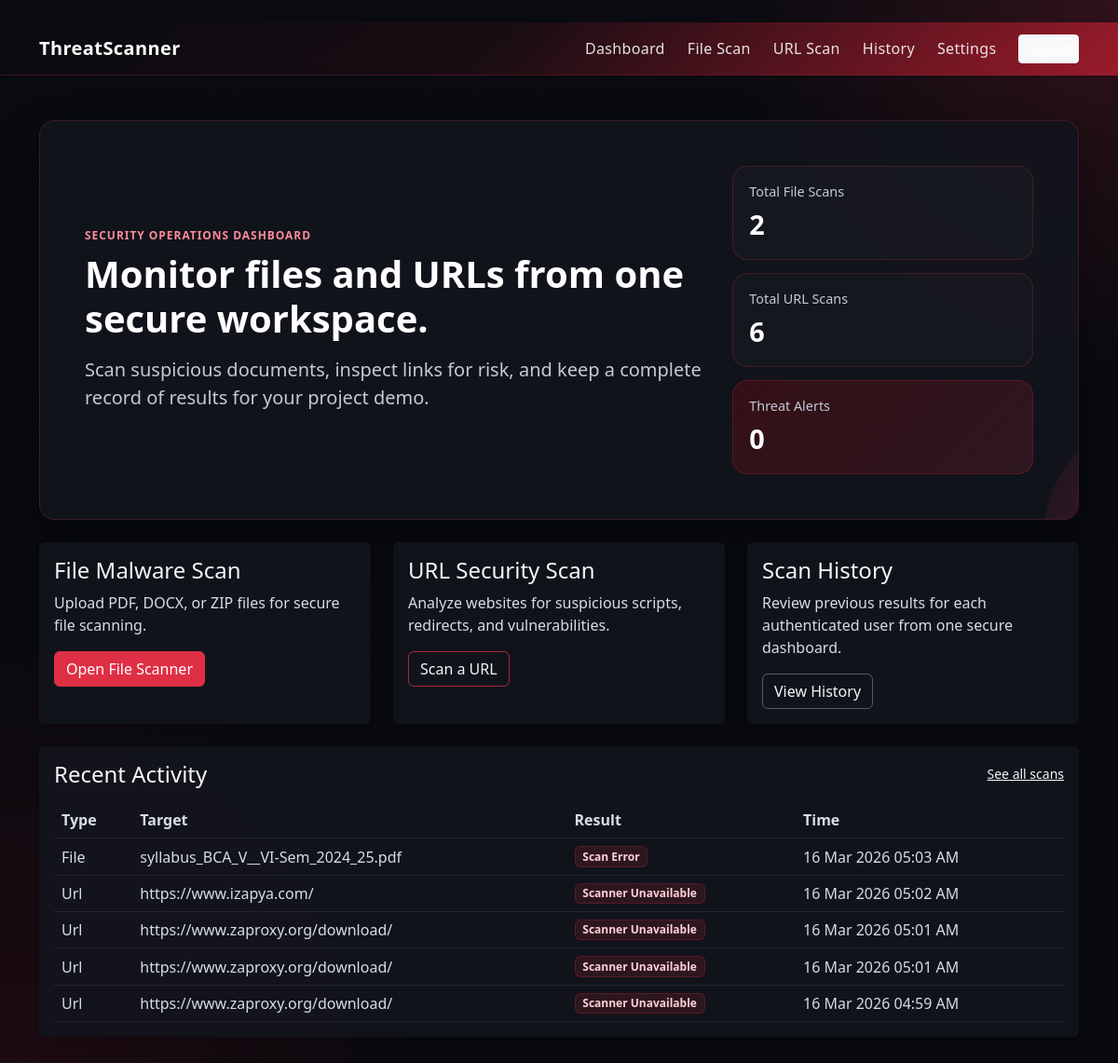
The page /dashboard (signed in) on the database its author committed.
### models.py (models this page shows)
class ScanHistory(db.Model):
    id = db.Column(db.Integer, primary_key=True)
    user_id = db.Column(db.Integer, db.ForeignKey("user.id"), nullable=False)
    scan_type = db.Column(db.String(20), nullable=False)
    target = db.Column(db.String(500), nullable=False)
    result = db.Column(db.String(100), nullable=False)
    details = db.Column(db.Text, nullable=True)
    created_at = db.Column(db.DateTime, default=datetime.utcnow, nullable=False)

### app.py (the view)
    @app.route("/dashboard")
    @login_required
    def dashboard():
        recent_scans = (
            ScanHistory.query.filter_by(user_id=current_user.id)
            .order_by(ScanHistory.created_at.desc())
            .limit(5)
            .all()
        )
        counts = {
            "file_scans": ScanHistory.query.filter_by(user_id=current_user.id, scan_type="file").count(),
            "url_scans": ScanHistory.query.filter_by(user_id=current_user.id, scan_type="url").count(),
            "threats": ScanHistory.query.filter(
                ScanHistory.user_id == current_user.id,
                ScanHistory.result.in_(["Malware Detected", "High Risk", "Medium Risk"]),
            ).count(),
        }
        return render_template("dashboard.html", recent_scans=recent_scans, counts=counts)

### templates/dashboard.html (shortened to what this page needs)
﻿{% extends "base.html" %}
{% block content %}
<section class="hero-panel rounded-4 p-4 p-lg-5 mb-4">
    <div class="row align-items-center g-4">
        <div class="col-lg-8">
            <p class="eyebrow mb-2">Security Operations Dashboard</p>
            <h1 class="display-6 fw-semibold mb-3">Monitor files and URLs from one secure workspace.</h1>
            <p class="lead text-secondary mb-0">Scan suspicious documents, inspect links for risk, and keep a complete record of results for your project demo.</p>
        </div>
        <div class="col-lg-4">
            <div class="stats-grid">
                <div class="metric-card">
                    <span>Total File Scans</span>
                    <strong>{{ counts.file_scans }}</strong>
                </div>
                <div class="metric-card">
                    <span>Total URL Scans</span>
                    <strong>{{ counts.url_scans }}</strong>
                </div>
                <div class="metric-card accent">
                    <span>Threat Alerts</span>
                    <strong>{{ counts.threats }}</strong>
                </div>
            </div>
        </div>
    </div>
</section>
<div class="row g-4">
    <div class="col-lg-4">
        <div class="card h-100 border-0 shadow-sm">
            <div class="card-body">
                <h2 class="h4">File Malware Scan</h2>
                <p class="text-secondary">Upload PDF, DOCX, or ZIP files for secure file scanning.</p>
                <a href="{{ url_for('upload_file') }}" class="btn btn-primary">Open File Scanner</a>
            </div>
        </div>
    </div>
    <div class="col-lg-4">
        <div class="card h-100 border-0 shadow-sm">
            <div class="card-body">
                <h2 class="h4">URL Security Scan</h2>
                <p class="text-secondary">Analyze websites for suspicious scripts, redirects, and vulnerabilities.</p>
                <a href="{{ url_for('scan_url') }}" class="btn btn-outline-primary">Scan a URL</a>
            </div>
        </div>
    </div>
    <div class="col-lg-4">
        <div class="card h-100 border-0 shadow-sm">
            <div class="card-body">
                <h2 class="h4">Scan History</h2>
                <p class="text-secondary">Review previous results for each authenticated user from one secure dashboard.</p>
                <a href="{{ url_for('history') }}" class="btn btn-outline-dark">View History</a>
            </div>
        </div>
    </div>
</div>
<section class="mt-4">
    <div class="card border-0 shadow-sm">
        <div class="card-body">
            <div class="d-flex justify-content-between align-items-center mb-3">
                <h2 class="h4 mb-0">Recent Activity</h2>
                <a href="{{ url_for('history') }}" class="small">See all scans</a>
            </div>
            {% if recent_scans %}
            <div class="table-responsive">
                <table class="table align-middle mb-0">
                    <thead>
                        <tr>
                            <th>Type</th>
                            <th>Target</th>
                            <th>Result</th>
                            <th>Time</th>
                        </tr>
                    </thead>
                    <tbody>
                        {% for scan in recent_scans %}
                        <tr>
                            <td class="text-capitalize">{{ scan.scan_type }}</td>
                            <td>{{ scan.target }}</td>
                            <td><span class="badge text-bg-light border">{{ scan.result }}</span></td>
                            <td>{{ scan.created_at.strftime('%d %b %Y %I:%M %p') }}</td>
                        </tr>
                        {% endfor %}
                    </tbody>
                </table>
            </div>
            {% else %}
            <p class="text-secondary mb-0">No scans yet. Start with a file or URL scan from the dashboard.</p>
            {% endif %}
        </div>
    </div>
</section>
{% endblock %}

### templates/base.html (shortened to what this page needs)
﻿<!doctype html>
<html lang="en">
<head>
    <link href="https://cdn.jsdelivr.net/npm/bootstrap@5.3.3/dist/css/bootstrap.min.css" rel="stylesheet">
    <link rel="stylesheet" href="{{ url_for('static', filename='css/styles.css') }}">
</head>
<body>
    <nav class="navbar navbar-expand-lg navbar-dark shadow-sm">
        <div class="container">
            <a class="navbar-brand fw-bold" href="{{ url_for('dashboard') if current_user.is_authenticated else url_for('login') }}">
                ThreatScanner
            </a>
            {% if current_user.is_authenticated %}
            <div class="collapse navbar-collapse" id="mainNav">
                <ul class="navbar-nav ms-auto align-items-lg-center gap-lg-2">
                    <li class="nav-item"><a class="nav-link" href="{{ url_for('dashboard') }}">Dashboard</a></li>
                    <li class="nav-item"><a class="nav-link" href="{{ url_for('upload_file') }}">File Scan</a></li>
                    <li class="nav-item"><a class="nav-link" href="{{ url_for('scan_url') }}">URL Scan</a></li>
                    <li class="nav-item"><a class="nav-link" href="{{ url_for('history') }}">History</a></li>
                    <li class="nav-item"><a class="nav-link" href="{{ url_for('settings') }}">Settings</a></li>
                    <li class="nav-item"><a class="btn btn-light btn-sm ms-lg-2" href="{{ url_for('logout') }}">Logout</a></li>
                </ul>
            </div>
            {% endif %}
        </div>
    </nav>
    <main class="container py-4 py-lg-5">
        {% block content %}{% endblock %}
    </main>
</body>
</html>

### static/css/styles.css (style rules this page uses)
body { background: radial-gradient(circle at top right, rgba(223, 47, 69, 0.18), transparent 25%), radial-gradient(circle at bottom left, rgba(120, 17, 34, 0.2), transparent 30%), linear-gradient(180deg, #090b10 0%, var(--bg) 100%); color: var(--text); min-height: 100vh; }
.navbar { background: linear-gradient(135deg, #090b10, #1a0d13 45%, var(--primary-dark)); border-bottom: 1px solid var(--border); }
.navbar-brand, .nav-link { letter-spacing: 0.02em; }
.navbar-brand, .nav-link, .btn, h1, h2, h3, h4, h5, h6, th, strong, label { color: var(--heading); }
.hero-panel, .auth-card, .card { background: var(--surface); backdrop-filter: blur(12px); border: 1px solid var(--border); box-shadow: 0 18px 40px rgba(0, 0, 0, 0.35); }
.hero-panel { position: relative; overflow: hidden; }
.hero-panel::after { content: ""; position: absolute; inset: auto -20% -35% auto; width: 260px; height: 260px; border-radius: 50%; background: radial-gradient(circle, rgba(223, 47, 69, 0.3), rgba(223, 47, 69, 0)); }
.eyebrow { color: #ff8b9b; font-weight: 700; letter-spacing: 0.08em; text-transform: uppercase; font-size: 0.75rem; }
.lead, .text-secondary { color: var(--muted) !important; }
a { color: #ff7f90; }
.btn-primary { background-color: var(--primary); border-color: var(--primary); color: #fff; }
.btn-outline-primary { color: #ff8b9b; border-color: var(--primary); background-color: transparent; }
.btn-outline-dark { color: #f5f7fb; border-color: rgba(255, 255, 255, 0.18); }
.stats-grid { display: grid; gap: 0.85rem; }
.metric-card { background: rgba(255, 255, 255, 0.02); border: 1px solid var(--border); border-radius: 1rem; padding: 1rem 1.1rem; }
.metric-card span { display: block; color: var(--muted); font-size: 0.9rem; }
.metric-card strong { display: block; font-size: 1.8rem; margin-top: 0.15rem; }
.metric-card.accent { background: linear-gradient(135deg, var(--accent), rgba(223, 47, 69, 0.14)); }
.form-label, .table, .list-group-item, .alert, code, pre, td, p, li, small { color: var(--text); }
.table { --bs-table-bg: transparent; --bs-table-color: var(--text); --bs-table-border-color: rgba(255, 255, 255, 0.08); --bs-table-striped-color: var(--text); --bs-table-hover-color: var(--text); }
.badge.text-bg-light { background: rgba(223, 47, 69, 0.14) !important; color: #ffd1d7 !important; border-color: rgba(223, 47, 69, 0.22) !important; }
.h1, .h2, .h3, .h4, .h5, .h6, .card-title, .card h2, .card h3, .card h4, section h2, .small, small { color: #f4f6fb !important; }
.card .text-secondary, .card p, .card td, .card th { color: #d7dcea !important; }
.card .btn-outline-dark, .card .btn-outline-primary { color: #f4f6fb; }
.card .btn-outline-primary { border-color: rgba(223, 47, 69, 0.75); }
.card .btn-outline-dark { border-color: rgba(255, 255, 255, 0.3); }
#mainNav .nav-link { color: rgba(255, 255, 255, 0.88); }

### rows shown on the page
ScanHistory: scan_type "File", target "syllabus_BCA_V__VI-Sem_2024_25.pdf", result "Scan Error", created_at "16 Mar 2026 05:03 AM"
ScanHistory: scan_type "Url", target "https://www.izapya.com/", result "Scanner Unavailable", created_at "16 Mar 2026 05:02 AM"
ScanHistory: scan_type "Url", target "https://www.zaproxy.org/download/", result "Scanner Unavailable", created_at "16 Mar 2026 05:01 AM"
ScanHistory: scan_type "Url", target "https://www.zaproxy.org/download/", result "Scanner Unavailable", created_at "16 Mar 2026 05:01 AM"
ScanHistory: scan_type "Url", target "https://www.zaproxy.org/download/", result "Scanner Unavailable", created_at "16 Mar 2026 04:59 AM"

### other values the page prints
{{ counts.file_scans }} "2"
{{ counts.url_scans }} "6"
{{ counts.threats }} "0"
